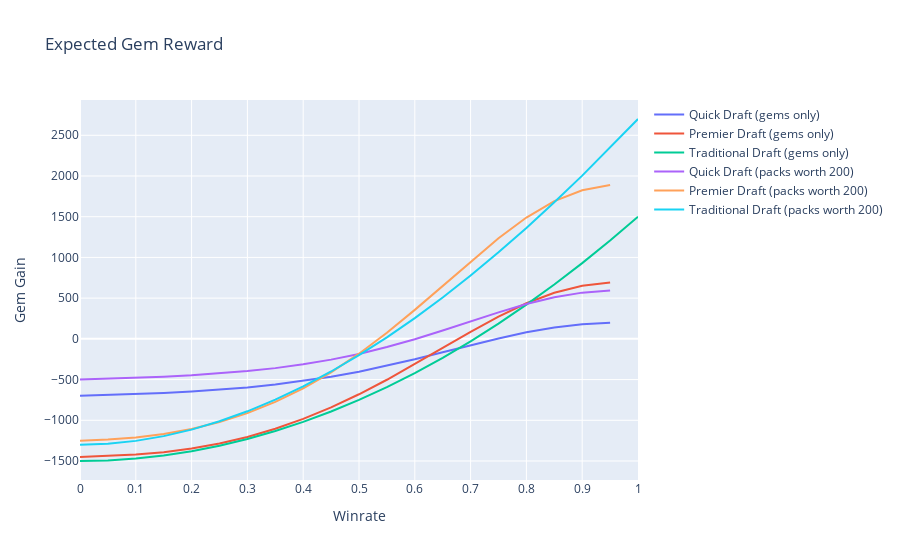

Notebook source saved alongside this figure:
### Code cell
import plotly.graph_objects as go
from plotly.offline import init_notebook_mode, iplot
from numpy import linspace, apply_along_axis, vectorize

init_notebook_mode(connected=True)

x = linspace(0, 1, 21)
    
fig = go.Figure(
    data=[
        go.Scatter(x=x, y=apply_along_axis(vectorize(quick_ev), 0, x, pack_value=0), name='Quick Draft (gems only)'),
        go.Scatter(x=x, y=apply_along_axis(vectorize(premier_ev), 0, x, pack_value=0), name='Premier Draft (gems only)'),
        go.Scatter(x=x, y=apply_along_axis(vectorize(traditional_ev), 0, x, pack_value=0), name='Traditional Draft (gems only)'),
        go.Scatter(x=x, y=apply_along_axis(vectorize(quick_ev), 0, x, pack_value=200), name='Quick Draft (packs worth 200)'),
        go.Scatter(x=x, y=apply_along_axis(vectorize(premier_ev), 0, x, pack_value=200), name='Premier Draft (packs worth 200)'),
        go.Scatter(x=x, y=apply_along_axis(vectorize(traditional_ev), 0, x, pack_value=200), name='Traditional Draft (packs worth 200)')
    ],
    layout=go.Layout(
        title="Expected Gem Reward",
        xaxis=dict(title='Winrate', range=[0, 1], dtick=0.1),
        yaxis=dict(title='Gem Gain')
   )
)
iplot(fig)

### Figure 1 — Plotly figure (JSON) as saved in the notebook; plotly's stock layout.template omitted (floating-point values rounded to 4 significant figures)
{"data": [{"name": "Quick Draft (gems only)", "type": "scatter", "x": [0, 0.05, 0.1, 0.15, 0.2, 0.25, 0.3, 0.35, 0.4, 0.45, 0.5, 0.55, 0.6, 0.65, 0.7, 0.75, 0.8, 0.85, 0.9, 0.95, 1], "y": [-700, -691.3, -680.1, -665.9, -648.0, -625.4, -597.0, -561.6, -518.0, -465.2, -402.7, -330.9, -251.0, -165.5, -78.33, 5.432, 79.85, 139.0, 178.3, 196.8, null]}, {"name": "Premier Draft (gems only)", "type": "scatter", "x": [0, 0.05, 0.1, 0.15, 0.2, 0.25, 0.3, 0.35, 0.4, 0.45, 0.5, 0.55, 0.6, 0.65, 0.7, 0.75, 0.8, 0.85, 0.9, 0.95, 1], "y": [-1450, -1440.0, -1422.0, -1392.0, -1347.0, -1285.0, -1205.0, -1104.0, -983.1, -841.5, -680.5, -502.2, -310.7, -111.7, 86.41, 273.5, 437.6, 567.0, 652.7, 692.9, null]}, {"name": "Traditional Draft (gems only)", "type": "scatter", "x": [0, 0.05, 0.1, 0.15, 0.2, 0.25, 0.3, 0.35, 0.4, 0.45, 0.5, 0.55, 0.6, 0.65, 0.7, 0.75, 0.8, 0.85, 0.9, 0.95, 1], "y": [-1500, -1492.0, -1470, -1432.0, -1380, -1312.0, -1230, -1132.0, -1020, -892.5, -750, -592.5, -420.0, -232.5, -30, 187.5, 420.0, 667.5, 930.0, 1208.0, 1500]}, {"name": "Quick Draft (packs worth 200)", "type": "scatter", "x": [0, 0.05, 0.1, 0.15, 0.2, 0.25, 0.3, 0.35, 0.4, 0.45, 0.5, 0.55, 0.6, 0.65, 0.7, 0.75, 0.8, 0.85, 0.9, 0.95, 1], "y": [-500, -491.3, -480.1, -465.9, -447.9, -425.1, -396.1, -359.4, -313.0, -255.2, -184.8, -101.0, -4.62, 102.0, 214.2, 325.6, 427.5, 510.8, 567.7, 595.1, null]}, {"name": "Premier Draft (packs worth 200)", "type": "scatter", "x": [0, 0.05, 0.1, 0.15, 0.2, 0.25, 0.3, 0.35, 0.4, 0.45, 0.5, 0.55, 0.6, 0.65, 0.7, 0.75, 0.8, 0.85, 0.9, 0.95, 1], "y": [-1250, -1237.0, -1211.0, -1168.0, -1106.0, -1022.0, -912.0, -774.9, -608.1, -410.4, -182.0, 75.01, 355.8, 651.9, 950.9, 1237.0, 1490.0, 1691.0, 1825.0, 1889.0, null]}, {"name": "Traditional Draft (packs worth 200)", "type": "scatter", "x": [0, 0.05, 0.1, 0.15, 0.2, 0.25, 0.3, 0.35, 0.4, 0.45, 0.5, 0.55, 0.6, 0.65, 0.7, 0.75, 0.8, 0.85, 0.9, 0.95, 1], "y": [-1300, -1288.0, -1253.0, -1195.0, -1114.0, -1012.0, -889.6, -746.3, -583.2, -400.9, -200, 18.9, 255.2, 508.3, 777.6, 1062.0, 1362.0, 1677.0, 2005.0, 2346.0, 2700]}], "layout": {"title": {"text": "Expected Gem Reward"}, "xaxis": {"dtick": 0.1, "range": [0, 1], "title": {"text": "Winrate"}}, "yaxis": {"title": {"text": "Gem Gain"}}}}
